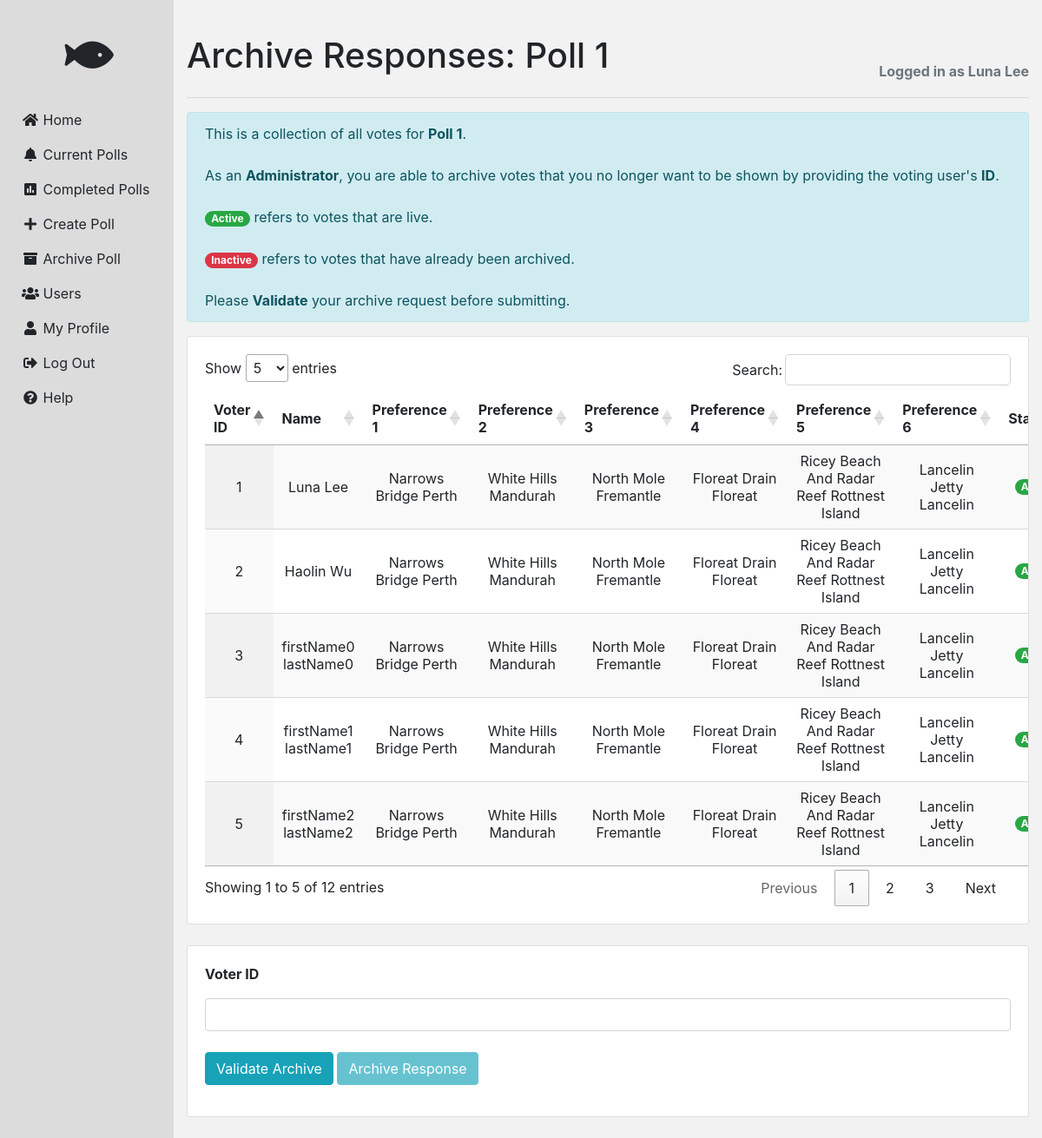
/polls/1/archive (signed in), run on the app's committed database.
### app/models.py (models this page shows, shortened)
class PaginatedAPIMixin(object):
    @staticmethod
    def to_collection_dict(query, page, per_page, endpoint, **kwargs):
        resources = query.paginate(page, per_page, False)
        data = {
            'items': [item.to_dict() for item in resources.items],
            '_meta': {
                'page': page,
                'per_page': per_page,
                'total_pages': resources.pages,
                'total_items': resources.total
            },
            '_links': {
                'self': url_for(endpoint, page=page, per_page=per_page,
                                **kwargs),
                'next': url_for(endpoint, page=page + 1, per_page=per_page,
                                **kwargs) if resources.has_next else None,
                'prev': url_for(endpoint, page=page - 1, per_page=per_page,
                                **kwargs) if resources.has_prev else None
            }
        }
        return data

class User(PaginatedAPIMixin, UserMixin, db.Model):
    __tablename__ = 'users'
    __table_args__ = {'sqlite_autoincrement': True}
    token = db.Column(db.String(32), index=True, unique=True)
    token_expiration = db.Column(db.DateTime)
    userId = db.Column(db.Integer, primary_key=True, autoincrement=True)
    firstName = db.Column(db.String(64), nullable=False)
    lastName = db.Column(db.String(64))
    username = db.Column(db.String(64), nullable=False, unique=True)
    pwdHash = db.Column(db.String(128))
    email = db.Column(db.String(128), nullable=False, unique=True)
    ad_street = db.Column(db.String(64))
    ad_suburb = db.Column(db.String(64))
    ad_state = db.Column(db.String(64))
    ad_country = db.Column(db.String(64), server_default="Australia")
    createdAt = db.Column(db.DateTime)
    lastModifiedAt = db.Column(db.DateTime)
    isActive = db.Column(db.Boolean)
    isAdmin = db.Column(db.Boolean)
    lastLogin = db.Column(db.DateTime)
    currentLogin = db.Column(db.DateTime)

class Poll(PaginatedAPIMixin, db.Model):
    __tablename__ = 'polls'
    __table_args__ = {'sqlite_autoincrement': True}
    pollId = db.Column(db.Integer, primary_key=True, autoincrement=True)
    title = db.Column(db.String(64), nullable=False, unique=True)
    description = db.Column(db.String(250))
    createdAt = db.Column(db.DateTime)
    lastModifiedAt = db.Column(db.DateTime)
    completedAt = db.Column(db.DateTime)
    orderCandidatesBy = db.Column(Enum('Desc', 'Acs', 'SpecialOrder'))
    minResponses = db.Column(db.Integer)
    openAt = db.Column(db.DateTime)
    closeAt = db.Column(db.DateTime)
    createdByUserId = db.Column(db.Integer, db.ForeignKey('users.userId'), nullable=False)
    isOpenPoll = db.Column(db.Boolean)
    isActive = db.Column(db.Boolean)
    class Candidate(db.Model):
        __tablename__ = 'candidates'
        __table_args__ = (
        db.UniqueConstraint('pollId', 'candidateDescription', name='unique_candidates'), {'sqlite_autoincrement': True})
        candidateId = db.Column(db.Integer, primary_key=True, autoincrement=True)
        candidateDescription = db.Column(db.String(128), nullable=False)
        displayOrder = db.Column(db.Integer)
        isActive = db.Column(db.Boolean)
        pollId = db.Column(db.Integer, db.ForeignKey('polls.pollId'), nullable=False)
    class Response(db.Model):
        __tablename__ = 'responses'
        __table_args__ = (db.UniqueConstraint('userId', 'pollId', 'candidateId', 'response', name='unique_resonses'),
                          {'sqlite_autoincrement': True})
        responseId = db.Column(db.Integer, primary_key=True, autoincrement=True)
        userId = db.Column(db.Integer, db.ForeignKey('users.userId'), nullable=False)
        pollId = db.Column(db.Integer, db.ForeignKey('polls.pollId'), nullable=False)
        candidateId = db.Column(db.Integer, db.ForeignKey('candidates.candidateId'), nullable=False)
        isActive = db.Column(db.Boolean)
        response = db.Column(db.Integer)
        createdAt = db.Column(db.DateTime)
    def getResponseDict(self):
        if self.Response == None or self.Response == 0:
            return []
        elif self.Candidate == None or self.Candidate == 0:
            print('There is no candidate saved yet')
            return []
        else:
            userId_list = []
            unique_userId_list = []
            for response in self.Response:
                userId_list.append(int(response.userId))
            for item in userId_list:
                if item not in unique_userId_list:
                    unique_userId_list.append(item)
            response_dict = {userId: [] for userId in unique_userId_list}
            activity_dict = {userId: bool for userId in unique_userId_list}
            for response in self.Response:
                if response.userId in response_dict:
                    response_dict[response.userId].append(response.candidateId)
                    if response.isActive != activity_dict[response.userId]:
                        activity_dict[response.userId] = response.isActive
            return [response_dict, activity_dict]
    def validate(self):
        if self.title and self.orderCandidatesBy and self.createdByUserId and self.howManyCandidates() > 0:
            return True
        else:
            return False
    def get_id(self):
        return (self.pollId)
    def to_dict(self):
        noCandidates = self.howManyCandidates()
        noResponses = self.howManyResponses()
        canlist = self.Candidate
        data = {
            'pollId': self.pollId,
            'title': self.title,
            'description': self.description,
            'createdAt': self.createdAt,
            'lastModifiedAt': self.lastModifiedAt,
            'completedAt': self.completedAt,
            'orderCandidatesBy': self.orderCandidatesBy,
            'minResponses': self.minResponses,
            'openAt': self.openAt,
            'closeAt': self.closeAt,
            'createdByUserId': self.createdByUserId,
            'isOpenPoll': self.isOpenPoll,
            'isActive': self.isActive,
            'noCandidates': noCandidates,
            'noResponses': noResponses,
            'candidates': [item.to_dict() for item in self.Candidate],
            'responses': [item.to_dict() for item in self.Response],
            'rawResult': self.get_rawResult(),
            'prefResult': self.get_prefResult()
        }
        return data
    def from_dict(self, data):
        for field in ['pollId', 'title', 'discription', 'lastModifiedAt', 'completedAt', 'orderCandidatesBy',
                      'minResponses', 'openAt', 'closeAt', 'createdByUserId', 'isOpenPoll', 'isActive']:
            if field in data:
                setattr(self, field, data[field])  ###############################################

    class Candidate(db.Model):
        __tablename__ = 'candidates'
        __table_args__ = (
        db.UniqueConstraint('pollId', 'candidateDescription', name='unique_candidates'), {'sqlite_autoincrement': True})
        candidateId = db.Column(db.Integer, primary_key=True, autoincrement=True)
        candidateDescription = db.Column(db.String(128), nullable=False)
        displayOrder = db.Column(db.Integer)
        isActive = db.Column(db.Boolean)
        pollId = db.Column(db.Integer, db.ForeignKey('polls.pollId'), nullable=False)

### app/main/routes.py (the view, shortened to what this page needs)
@bp.route('/polls/<int:pollId>/archive', methods=['GET', 'POST'])
@login_required
def poll_archive(pollId):
    if current_user.is_authenticated:
        if current_user.isAdmin:
            users=getAllUsers()
            poll=getPollById(pollId)
            form= deleteResponseForm()
            if poll==None:
                flash(Markup('<script>Notify("Cannot find poll.", null, null, "danger")</script>'))
    return render_template("archive-components/responseArchive.html", title="Archive Responses: "+"Poll "+str(pollId), poll=poll, users=users, form=form)

### app/pollForm.py
class deleteResponseForm(FlaskForm):
    userId = StringField('Voter ID')
    submit = SubmitField('Archive Response')

### app/controllers.py (called while the page is built)
def getAllUsers():
    user = User.query.all()
    return user

def getPollById(pollId):
    poll=Poll.query.filter_by(pollId=pollId).first()
    if poll==None:
        print('There is no poll with poll ID:', pollId)
        return None
    else:
        poll.Candidate=Poll.Candidate.query.filter_by(pollId=poll.pollId).all()
        poll.Response=Poll.Response.query.filter_by(pollId=poll.pollId).all()
    return poll

### app/models.py (called while the page is built)
@login.user_loader
def load_user(userId):
    return User.query.get(int(userId))

### app/templates/archive-components/responseArchive.html (shortened to what this page needs)
{% extends "base.html" %}
{% block content %}
  {% if poll.isActive %}
    <div class="alert alert-info" role="alert">
      This is a collection of all votes for <strong>Poll {{ poll.get_id() }}</strong>.<br><br> As an <strong>Administrator</strong>,
      you are able to archive
      votes that you no longer want to be shown by providing the voting user's <strong>ID</strong>.<br><br>
      <span class="badge badge-pill badge-success">Active</span> refers to votes that are live.<br><br>
      <span class="badge badge-pill badge-danger">Inactive</span> refers to votes that have already been
      archived.<br><br>
      Please <strong>Validate</strong> your archive request before submitting.
    </div>
    <div class="card">
      <div class="card-body">
        <table id="table-responses" class="display">
          <thead>
          <tr>
            <th>Voter ID</th>
            <th>Name</th>
            {% for i in range(poll.Candidate|length) %}
              <th>Preference {{ i + 1 }}</th>
            {% endfor %}
            <th>Status</th>
          </tr>
          </thead>
          <tbody>
          {% for response in poll.getResponseDict()[0] %}
            <tr>
              <td>{{ response }}</td>
              <td>
                {% for user in users %}
                  {% if user.userId == response %}
                    {{ user.firstName }} {% if user.lastName %}{{ user.lastName }}{% endif %}
                  {% endif %}
                {% endfor %}
              </td>
              {% for preference in poll.getResponseDict()[0][response] %}
                {% for candidate in poll.Candidate %}
                  {% if candidate.candidateId == preference %}
                    <td>{{ candidate.candidateDescription }}</td>
                  {% endif %}
                {% endfor %}
              {% endfor %}
              {% if poll.getResponseDict()[1][response] %}
                <td><span class="badge badge-pill badge-success">Active</span></td>
              {% else %}
                <td><span class="badge badge-pill badge-danger">Inactive</span></td>
              {% endif %}
            </tr>
          {% endfor %}
          </tbody>
        </table>
      </div>
    </div>
    <br>
    <div class="card">
      <form id="delete-poll-form" action="" method="post" novalidate>
        <div class="card-body">
          <label><strong>{{ form.userId.label }}</strong></label>
          {{ form.userId(class="form-control") }}
          <br>
          <div id="button-container">
            <a id="validate-button" class="btn btn-info" style="color: #FFF">Validate Archive</a>
            {{ form.submit(class="btn btn-info", disabled='disabled') }}
          </div>
        </div>
      </form>
    </div>
    <br>
  {% else %}
    <div class="alert alert-danger"
         role="alert">
      This poll has been <strong>Archived</strong> by an Administrator.
    </div>
  {% endif %}
{% endblock %}

### app/templates/components/header.html
<div style="margin-top: 20px; display: flex; justify-content: space-between">
  <h1 class="header-title" style="display:inline">
    {{ title }}
  </h1>
  <span style="margin-top: 50px;font-weight: bold;color:#6c757d">
    {% if current_user.is_anonymous %}
      <a class="register-button" href="{{ url_for('main.register') }}">Register Account</a>
    {% else %}
      Logged in
      {% if current_user.firstName %}
        as {{ current_user.firstName }}
        {% if current_user.lastName %}
          {{ current_user.lastName }}
        {% endif %}
      {% endif %}
    {% endif %}
  </span>
</div>
<hr>

### app/static/css/base.css (style rules this page uses)
body { background-color: #f2f2f2; }
table { text-align: center; }
.header-title { margin-top: 20px; }
.card { overflow: hidden; }

### data on the page
User: firstName "Luna", lastName "Lee"
Poll: get_id "1"
Candidate: candidateDescription "Narrows Bridge Perth"
Candidate: candidateDescription "White Hills Mandurah"
Candidate: candidateDescription "North Mole Fremantle"
Candidate: candidateDescription "Floreat Drain Floreat"
Candidate: candidateDescription "Ricey Beach And Radar Reef Rottnest Island"
Candidate: candidateDescription "Lancelin Jetty Lancelin"
User: firstName "Haolin", lastName "Wu"
User: firstName "firstName0", lastName "lastName0"
User: firstName "firstName1", lastName "lastName1"
User: firstName "firstName2", lastName "lastName2"

### other printed values
{{ title }} "Archive Responses: Poll 1"
{{ i + 1 }} "1" "2" "3" "4" "5" "6"
{{ response }} "1" "2" "3" "4" "5"
